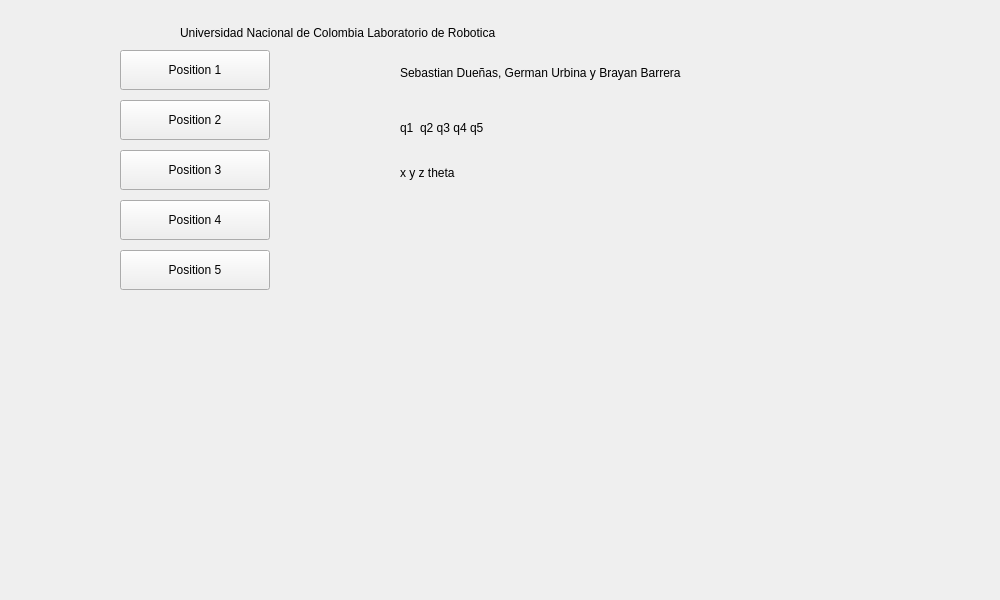
<?xml version="1.0" encoding="UTF-8"?>
<ui version="4.0">
 <class>Form</class>
 <widget class="QWidget" name="Form">
  <property name="geometry">
   <rect>
    <x>0</x>
    <y>0</y>
    <width>1000</width>
    <height>600</height>
   </rect>
  </property>
  <property name="windowTitle">
   <string>Form</string>
  </property>
  <widget class="QPushButton" name="joint1Button">
   <property name="geometry">
    <rect>
     <x>120</x>
     <y>50</y>
     <width>150</width>
     <height>40</height>
    </rect>
   </property>
   <property name="text">
    <string>Position 1</string>
   </property>
  </widget>
   <widget class="QPushButton" name="joint2Button">
   <property name="geometry">
    <rect>
     <x>120</x>
     <y>100</y>
     <width>150</width>
     <height>40</height>
    </rect>
   </property>
   <property name="text">
    <string>Position 2</string>
   </property>
  </widget>
  
   <widget class="QPushButton" name="joint3Button">
   <property name="geometry">
    <rect>
     <x>120</x>
     <y>150</y>
     <width>150</width>
     <height>40</height>
    </rect>
   </property>
   <property name="text">
    <string>Position 3</string>
   </property>
  </widget>
  
   <widget class="QPushButton" name="joint4Button">
   <property name="geometry">
    <rect>
     <x>120</x>
     <y>200</y>
     <width>150</width>
     <height>40</height>
    </rect>
   </property>
   <property name="text">
    <string>Position 4</string>
   </property>
  </widget>
  
   <widget class="QPushButton" name="joint5Button">
   <property name="geometry">
    <rect>
     <x>120</x>
     <y>250</y>
     <width>150</width>
     <height>40</height>
    </rect>
   </property>
   <property name="text">
    <string>Position 5</string>
   </property>
  </widget>
    <!---
  New 
  -->
  <widget class="QLabel" name="Info-title">
   <property name="geometry">
    <rect>
     <x>180</x>
     <y>10</y>
     <width>800</width>
     <height>45</height>
    </rect>
   </property>
   <property name="text">
    <string>Universidad Nacional de Colombia Laboratorio de Robotica</string>
   </property>
  </widget>
  
  <widget class="QLabel" name="Info-members">
   <property name="geometry">
    <rect>
     <x>400</x>
     <y>50</y>
     <width>700</width>
     <height>45</height>
    </rect>
   </property>
   <property name="text">
    <string>Sebastian Dueñas, German Urbina y Brayan Barrera  </string>
   </property>
  </widget>
  <widget class="QLabel" name="jointDisplay">
  <!-- <property name="rich text"></property>
  -->
   <property name="geometry">
    <rect>
     <x>400</x>
     <y>105</y>
     <width>800</width>
     <height>45</height>
    </rect>
   </property>
   <property name="text">
    <string>q1  q2 q3 q4 q5 </string>
   </property>
  </widget>
   <widget class="QLabel" name="posDisplay">
   <property name="geometry">
    <rect>
     <x>400</x>
     <y>150</y>
     <width>400</width>
     <height>45</height>
    </rect>
   </property>
   <property name="text">
    <string>x y z theta </string>
   </property>
  </widget> 
 </widget>
 <resources>
  <include location="robot_poses.qrc"/>
 </resources>
 <connections/>
</ui>
